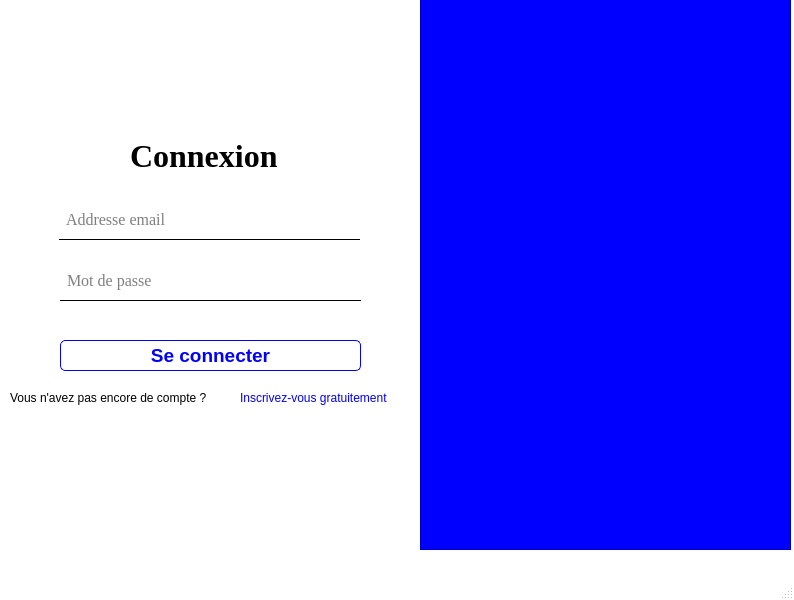
<?xml version="1.0" encoding="UTF-8"?>
<ui version="4.0">
 <class>MainWindow</class>
 <widget class="QMainWindow" name="MainWindow">
  <property name="geometry">
   <rect>
    <x>0</x>
    <y>0</y>
    <width>794</width>
    <height>600</height>
   </rect>
  </property>
  <property name="font">
   <font>
    <pointsize>-1</pointsize>
   </font>
  </property>
  <property name="windowTitle">
   <string>MainWindow</string>
  </property>
  <property name="styleSheet">
   <string notr="true">QMainWindow {
font-size: 14px;
background-color: white;
}</string>
  </property>
  <widget class="QWidget" name="centralwidget">
   <widget class="QFrame" name="frame">
    <property name="geometry">
     <rect>
      <x>10</x>
      <y>120</y>
      <width>401</width>
      <height>331</height>
     </rect>
    </property>
    <property name="font">
     <font>
      <kerning>false</kerning>
     </font>
    </property>
    <property name="styleSheet">
     <string notr="true">border: 0px;</string>
    </property>
    <property name="frameShape">
     <enum>QFrame::StyledPanel</enum>
    </property>
    <property name="frameShadow">
     <enum>QFrame::Raised</enum>
    </property>
    <widget class="QLabel" name="label">
     <property name="geometry">
      <rect>
       <x>120</x>
       <y>20</y>
       <width>161</width>
       <height>31</height>
      </rect>
     </property>
     <property name="font">
      <font>
       <family>Times New Roman</family>
       <pointsize>24</pointsize>
       <weight>75</weight>
       <bold>true</bold>
       <underline>false</underline>
      </font>
     </property>
     <property name="text">
      <string>Connexion</string>
     </property>
    </widget>
    <widget class="QLineEdit" name="lineEdit">
     <property name="enabled">
      <bool>true</bool>
     </property>
     <property name="geometry">
      <rect>
       <x>49</x>
       <y>79</y>
       <width>301</width>
       <height>41</height>
      </rect>
     </property>
     <property name="font">
      <font>
       <family>Times New Roman</family>
       <pointsize>12</pointsize>
      </font>
     </property>
     <property name="statusTip">
      <string/>
     </property>
     <property name="styleSheet">
      <string notr="true">QLineEdit {
border: 1px solid black;
border-top: 0px;
border-left: 0px;
border-right: 0px;
padding: 5px;
}</string>
     </property>
     <property name="inputMask">
      <string/>
     </property>
     <property name="text">
      <string/>
     </property>
     <property name="placeholderText">
      <string>Addresse email</string>
     </property>
    </widget>
    <widget class="QLineEdit" name="lineEdit_2">
     <property name="enabled">
      <bool>true</bool>
     </property>
     <property name="geometry">
      <rect>
       <x>50</x>
       <y>140</y>
       <width>301</width>
       <height>41</height>
      </rect>
     </property>
     <property name="font">
      <font>
       <family>Times New Roman</family>
       <pointsize>12</pointsize>
      </font>
     </property>
     <property name="statusTip">
      <string/>
     </property>
     <property name="styleSheet">
      <string notr="true">QLineEdit {
border: 1px solid black;
border-top: 0px;
border-left: 0px;
border-right: 0px;
padding: 5px;
}</string>
     </property>
     <property name="inputMask">
      <string/>
     </property>
     <property name="text">
      <string/>
     </property>
     <property name="placeholderText">
      <string>Mot de passe</string>
     </property>
    </widget>
    <widget class="QPushButton" name="connection">
     <property name="geometry">
      <rect>
       <x>50</x>
       <y>220</y>
       <width>301</width>
       <height>31</height>
      </rect>
     </property>
     <property name="font">
      <font>
       <family>Arial</family>
       <pointsize>14</pointsize>
       <weight>75</weight>
       <bold>true</bold>
      </font>
     </property>
     <property name="styleSheet">
      <string notr="true">QPushButton#connection {
background-color:  white;
color: rgb(0, 0, 255);
border-radius: 5px;
border: 1px solid rgb(0, 0, 255);
}

QPushButton#connection::hover {
background-color:  rgb(0, 0, 255);
color: white;
border-radius: 5px;
border: 1px solid rgb(0, 0, 255);
}</string>
     </property>
     <property name="text">
      <string>Se connecter</string>
     </property>
    </widget>
    <widget class="QLabel" name="label_2">
     <property name="geometry">
      <rect>
       <x>0</x>
       <y>270</y>
       <width>221</width>
       <height>16</height>
      </rect>
     </property>
     <property name="text">
      <string>Vous n'avez pas encore de compte ?</string>
     </property>
    </widget>
    <widget class="QLabel" name="inscription">
     <property name="geometry">
      <rect>
       <x>230</x>
       <y>270</y>
       <width>171</width>
       <height>16</height>
      </rect>
     </property>
     <property name="font">
      <font>
       <underline>false</underline>
      </font>
     </property>
     <property name="styleSheet">
      <string notr="true">QLabel#inscription {
color: rgb(0, 0, 255);
}

QLabel#inscription::hover {
font-weight: bold;
text-decoration: underline;
}</string>
     </property>
     <property name="text">
      <string>Inscrivez-vous gratuitement</string>
     </property>
    </widget>
   </widget>
   <widget class="QLabel" name="logo">
    <property name="geometry">
     <rect>
      <x>20</x>
      <y>10</y>
      <width>81</width>
      <height>31</height>
     </rect>
    </property>
    <property name="styleSheet">
     <string notr="true"/>
    </property>
    <property name="text">
     <string/>
    </property>
   </widget>
   <widget class="QFrame" name="frame_2">
    <property name="geometry">
     <rect>
      <x>420</x>
      <y>-1</y>
      <width>371</width>
      <height>551</height>
     </rect>
    </property>
    <property name="styleSheet">
     <string notr="true">background-color: rgb(0, 0, 255);
color: rgb(0, 0, 255);</string>
    </property>
    <property name="frameShape">
     <enum>QFrame::StyledPanel</enum>
    </property>
    <property name="frameShadow">
     <enum>QFrame::Raised</enum>
    </property>
   </widget>
   <widget class="QLabel" name="label_5">
    <property name="geometry">
     <rect>
      <x>20</x>
      <y>20</y>
      <width>60</width>
      <height>51</height>
     </rect>
    </property>
    <property name="text">
     <string/>
    </property>
    <property name="pixmap">
     <pixmap>../../../../Downloads/bulle-de-chat.png</pixmap>
    </property>
    <property name="scaledContents">
     <bool>true</bool>
    </property>
   </widget>
  </widget>
  <widget class="QMenuBar" name="menubar">
   <property name="geometry">
    <rect>
     <x>0</x>
     <y>0</y>
     <width>794</width>
     <height>24</height>
    </rect>
   </property>
  </widget>
  <widget class="QStatusBar" name="statusbar"/>
 </widget>
 <resources/>
 <connections/>
</ui>
